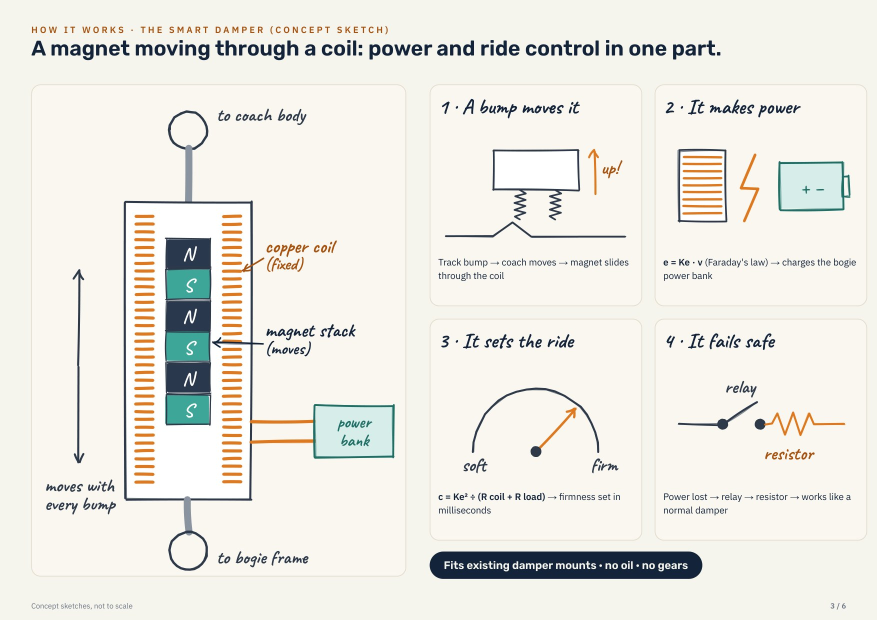
#> input picture images/pitch/smart_damper_concept.jpg, 1754 x 1240 px, found by its file name (shown at 1/2 size)
$ python plain_concept_image.py
#> lines starting #> are read from the running program, lines starting #| are printed output that depends on the picture
"""Writes images/pitch/smart_damper_concept_plain.jpg: the concept sketch with the two formula captions
(panels 2 and 3) replaced by plain words, for slides without equations.
Run from the repository root:  python tools/plain_concept_image.py
"""
from PIL import Image, ImageDraw, ImageFont

SRC = 'images/pitch/smart_damper_concept.jpg'
OUT = 'images/pitch/smart_damper_concept_plain.jpg'
im = Image.open(SRC).convert('RGB')
#> im is the input picture: PIL image 1754x1240 RGB; mean R, G, B 235.1, 233.9, 227.1
d = ImageDraw.Draw(im)
font = ImageFont.truetype('C:/Windows/Fonts/segoeui.ttf', 19)
ink = (41, 48, 60)

# (box to clear, first line position, lines) - boxes cover only the old caption text
captions = [
    ((1322, 506, 1724, 570), (1327, 513), ['The moving magnet makes electricity', 'that charges the bogie power bank']),
    ((872, 976, 1276, 1040), (877, 983), ['More coil current makes it firmer;', 'the firmness changes in milliseconds']),
]
for box, (x, y), lines in captions:
    bg = im.getpixel((box[0] + 4, box[1] - 12))      # panel background just above the caption
    d.rectangle(box, fill=bg)
    for k, line in enumerate(lines):
        d.text((x, y + 27 * k), line, font=font, fill=ink)
#> this loop made 2 passes
#> bg on passes 1 to 2: (250, 247, 240), (250, 247, 240)
im.save(OUT, quality=93)
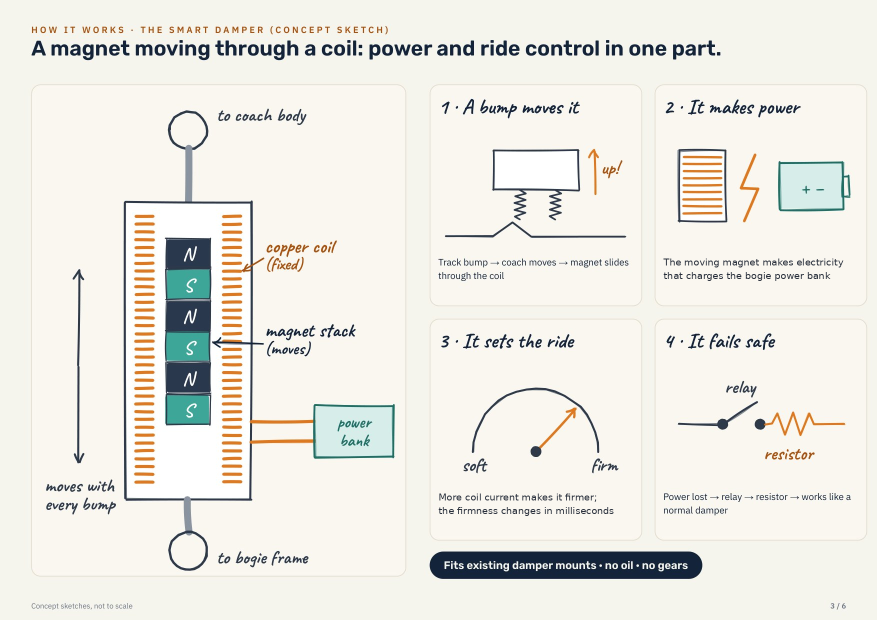
#> saved as smart_damper_concept_plain.jpg: PIL image 1754x1240 RGB (shown at 1/2 size); mean R, G, B 235, 233.7, 227
print('wrote', OUT, im.size)
#| wrote images/pitch/smart_damper_concept_plain.jpg (1754, 1240)

# Train Brain sketch: the handwritten "warning time t = d / v" note becomes plain words
SRC2 = 'images/pitch/train_preview_concept.jpg'
OUT2 = 'images/pitch/train_preview_concept_plain.jpg'
im = Image.open(SRC2).convert('RGB')
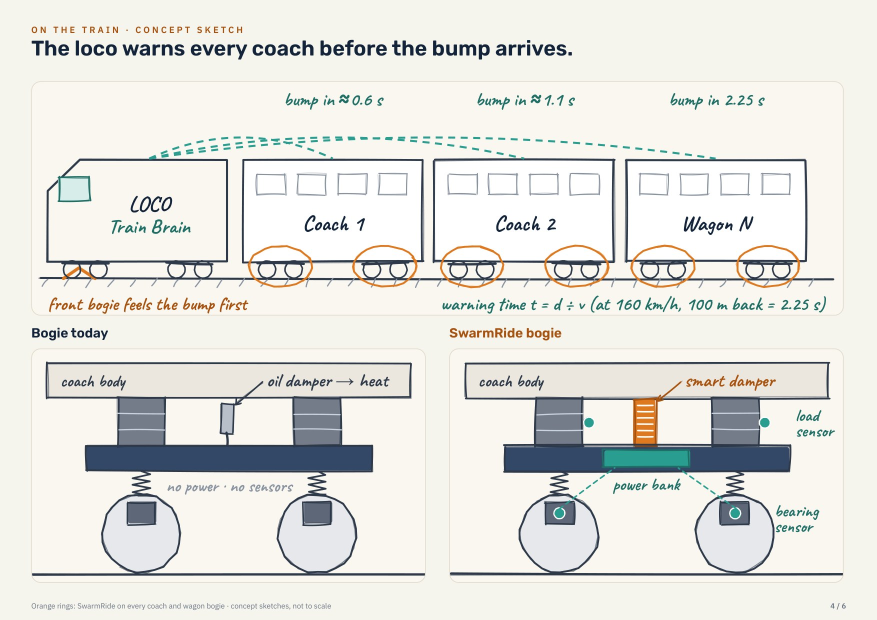
#> input picture images/pitch/train_preview_concept.jpg, 1754 x 1240 px, found by its file name (shown at 1/2 size)
#> im is the input picture: PIL image 1754x1240 RGB; mean R, G, B 227.4, 227.5, 222.8
d = ImageDraw.Draw(im)
hand = ImageFont.truetype('C:/Windows/Fonts/segoeprb.ttf', 24)
bg = im.getpixel((870, 590))
d.rectangle((870, 588, 1676, 626), fill=bg)
d.text((1662, 606), 'coaches further back get more warning time', font=hand, fill=(31, 112, 104), anchor='rm')
im.save(OUT2, quality=93)
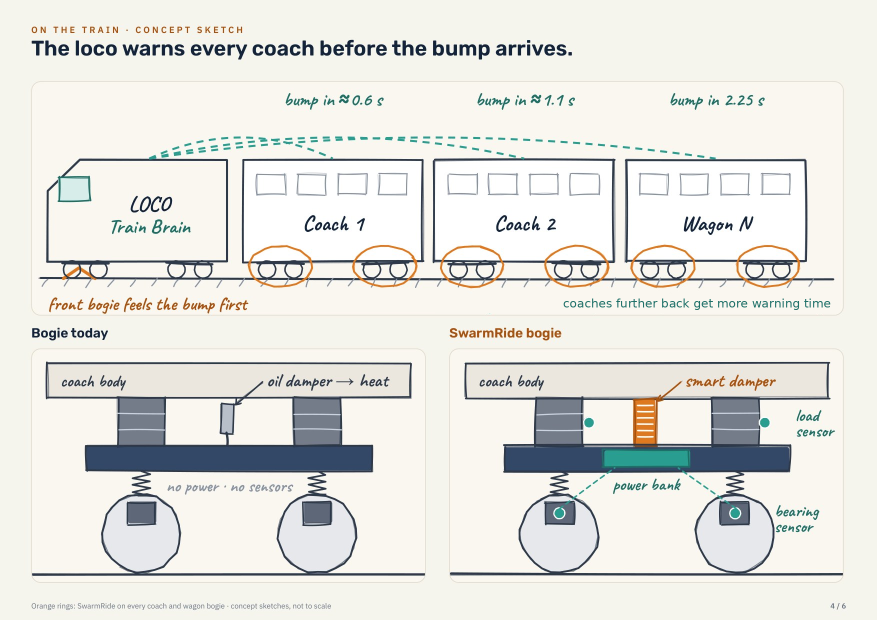
#> saved as train_preview_concept_plain.jpg: PIL image 1754x1240 RGB (shown at 1/2 size); mean R, G, B 227.6, 227.7, 222.9
print('wrote', OUT2, im.size)
#| wrote images/pitch/train_preview_concept_plain.jpg (1754, 1240)
